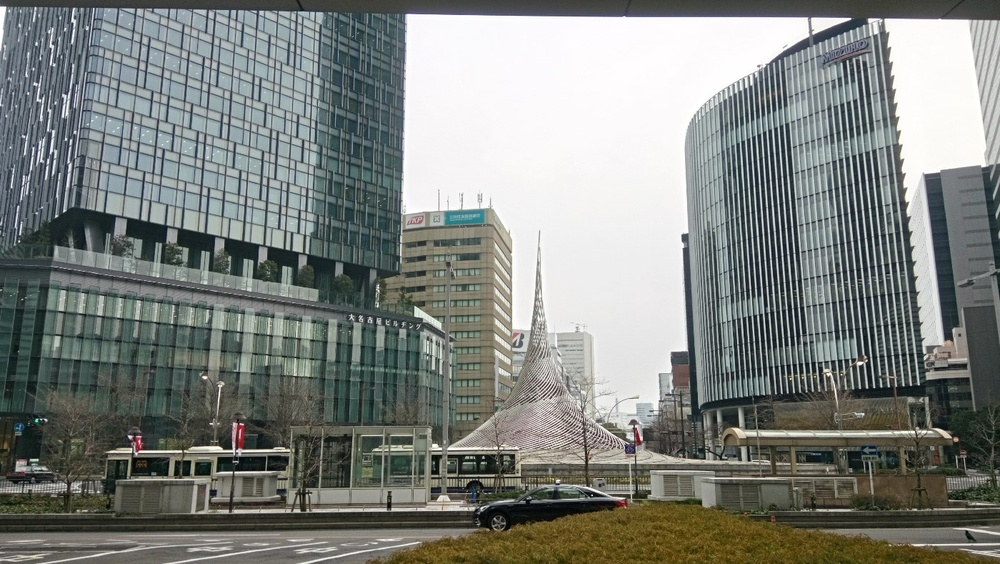
#> input picture lab9/code/lab9_3/building.jpg, 1000 x 564 px, shrunk from 1400 x 789 before the run
$ python 9_3.py   (older library calls are emulated)
#> lines starting #> are read from the running program, lines starting #| are printed output that depends on the picture
import cv2
import numpy as np

img_origin = cv2.imread('building.jpg',0);
#> img_origin: shape (564, 1000); min 0, max 255, mean 129.4
img = img_origin

edge_f = cv2.Canny(img, 100, 200)
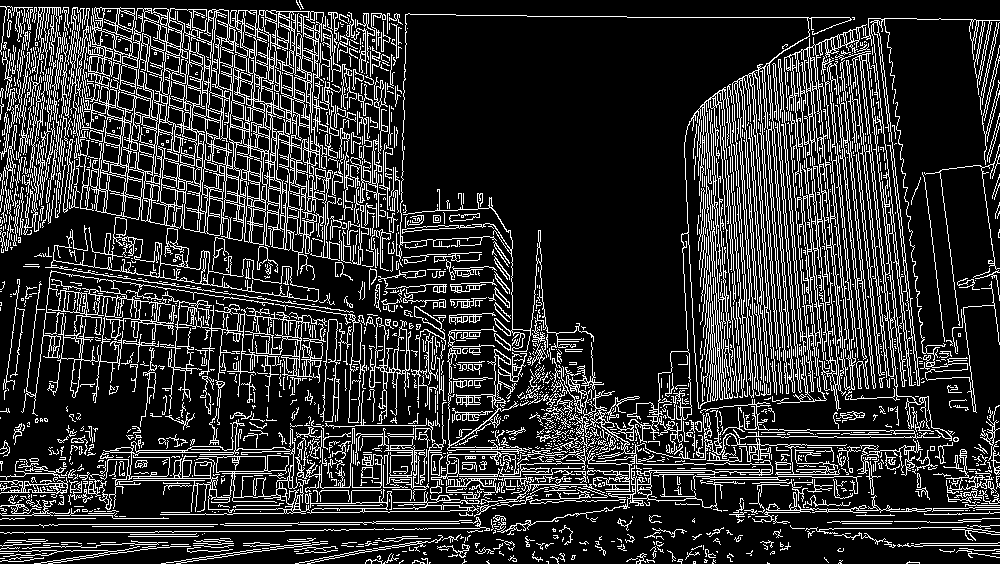
#> edge_f: shape (564, 1000); 18.7% white in thin lines or dots
edge_f = cv2.bitwise_not(edge_f)
#> edge_f: shape (564, 1000); 81.3% white; black in thin lines or dots

cv2.imshow('edge_f',edge_f)
cv2.imwrite('edge.jpg', edge_f)

x = cv2.Sobel(img, cv2.CV_16S, 1, 0)
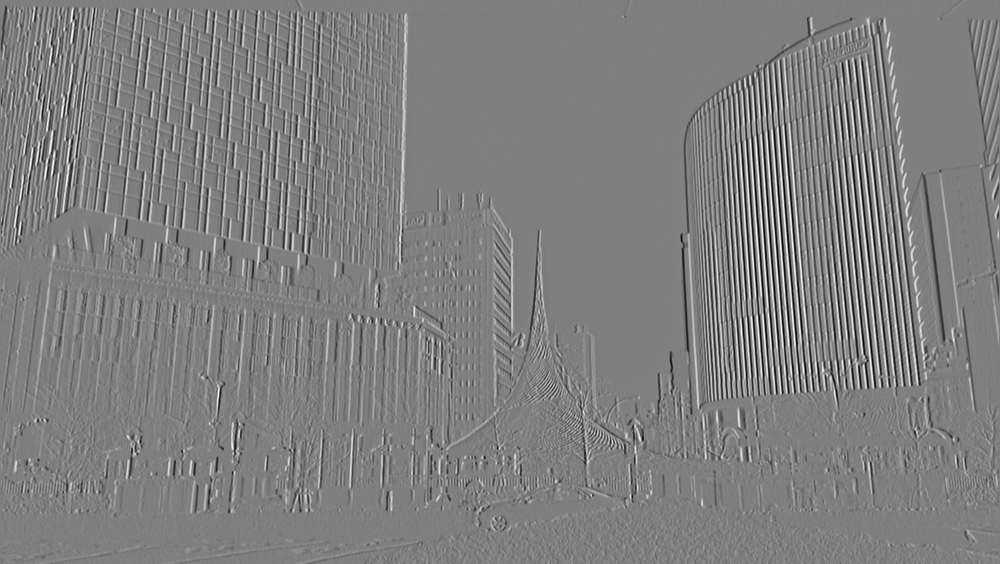
#> x: shape (564, 1000) int16; min -825, max 824, mean 0.1; drawn with min black and max white
y = cv2.Sobel(img, cv2.CV_16S, 0, 1)
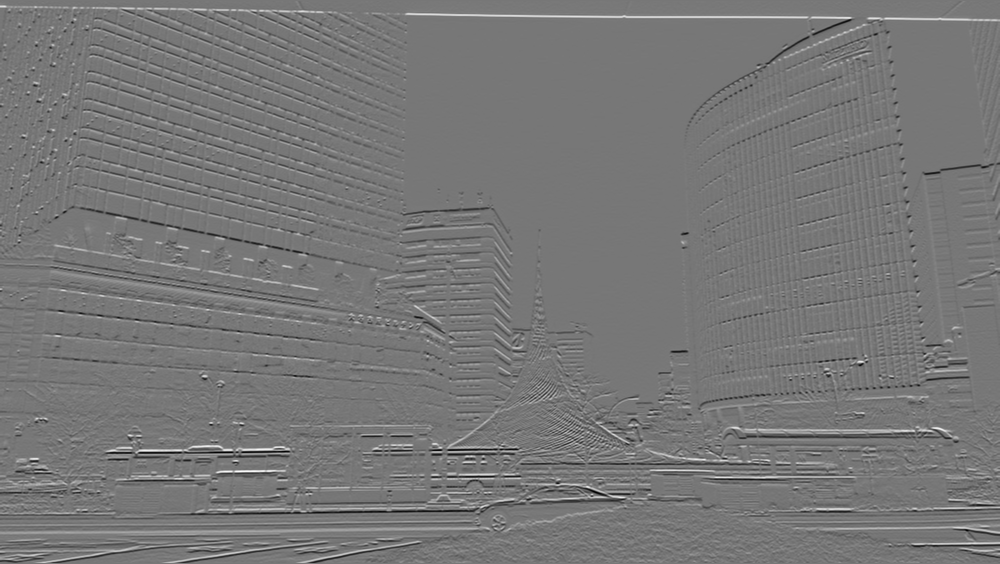
#> y: shape (564, 1000) int16; min -822, max 932, mean 0.3; drawn with min black and max white


absX = cv2.convertScaleAbs(x)
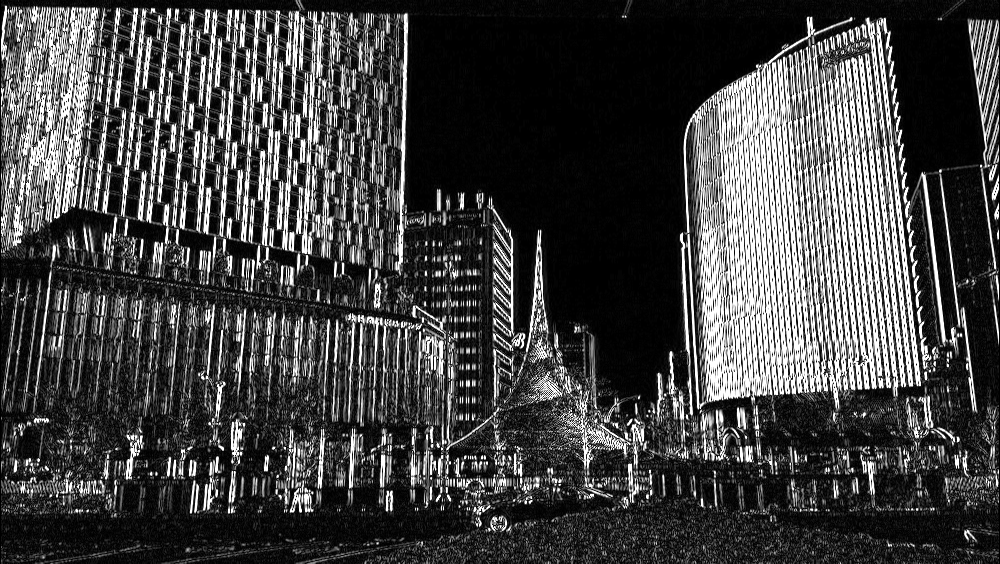
#> absX: shape (564, 1000); min 0, max 255, mean 67.7
absY = cv2.convertScaleAbs(y)
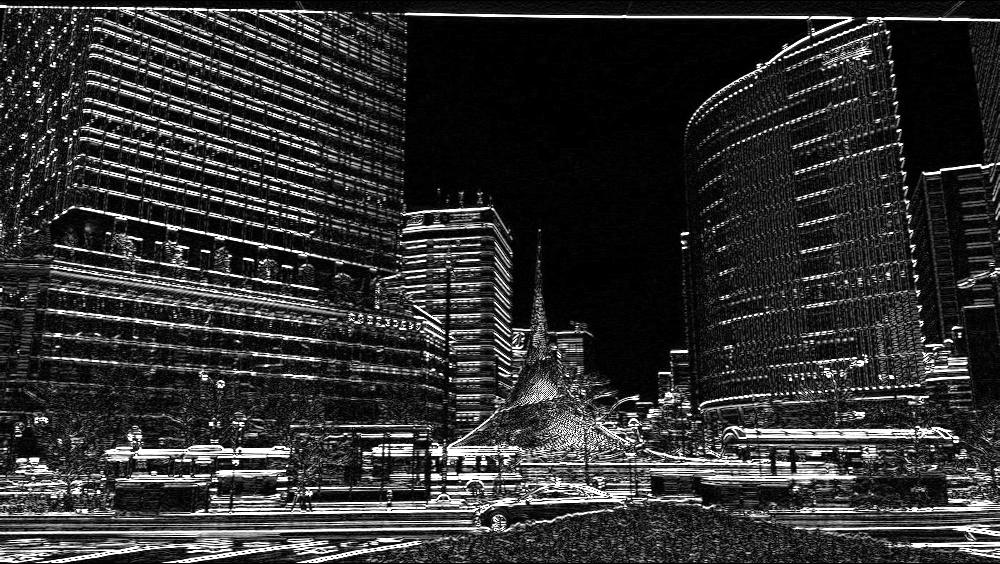
#> absY: shape (564, 1000); min 0, max 255, mean 48.7

sobel_r = cv2.addWeighted(absX, 0.5, absY, 0.5, 0)
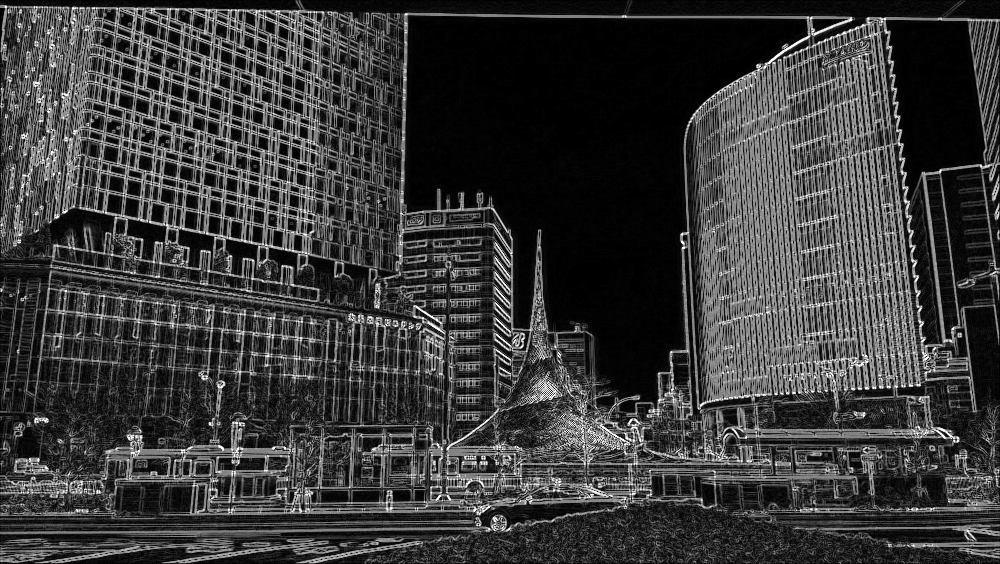
#> sobel_r: shape (564, 1000); min 0, max 255, mean 58.2
sobel_r = cv2.bitwise_not(sobel_r)
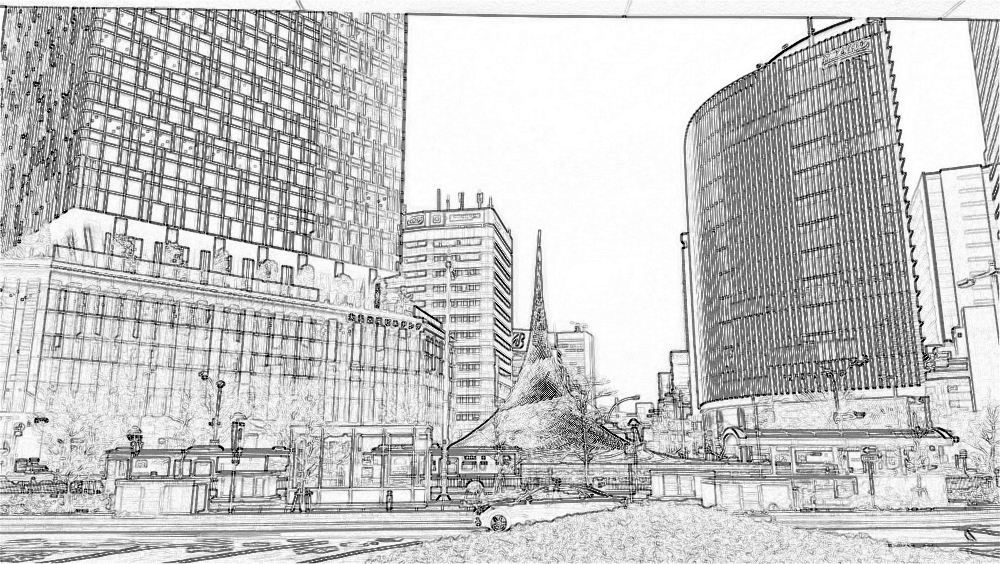
#> sobel_r: shape (564, 1000); min 0, max 255, mean 196.8

cv2.imshow('Sobel', sobel_r)
cv2.imwrite('sobel.jpg', sobel_r)

cv2.waitKey(0)
cv2.destroyAllWindows()
